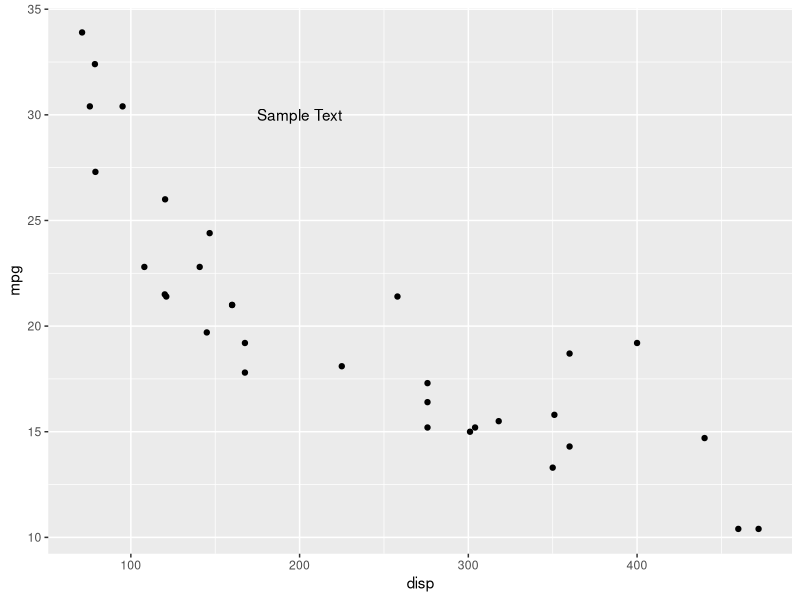
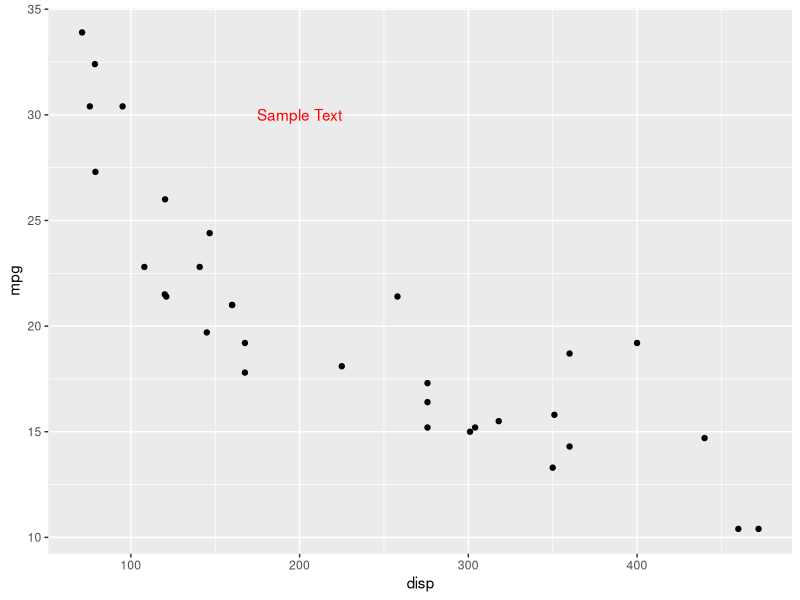
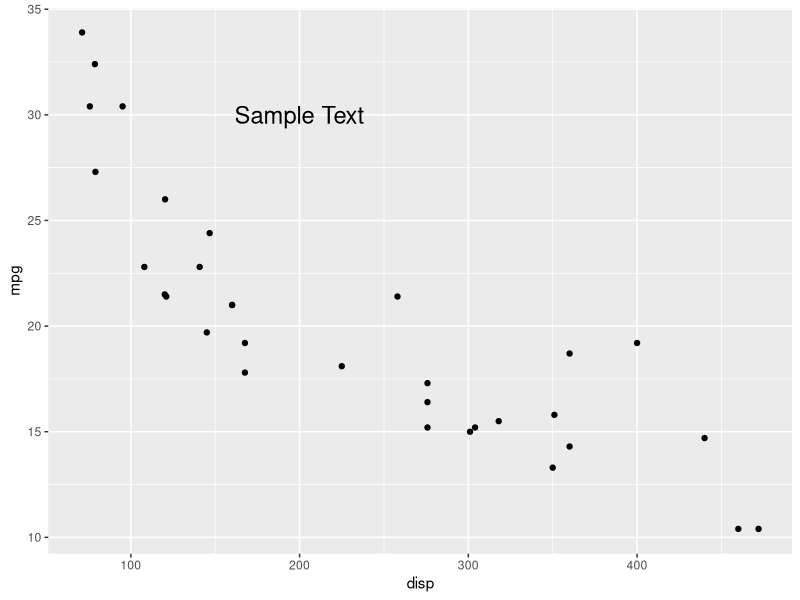
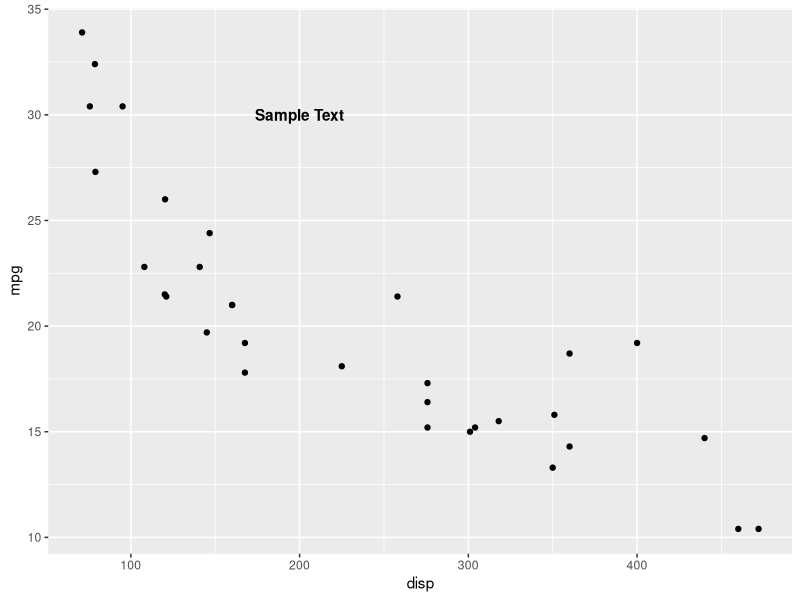
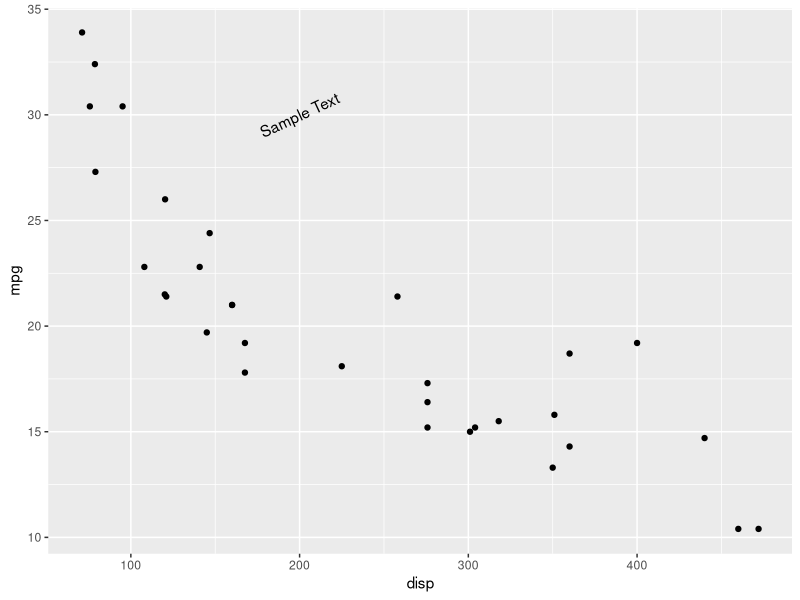
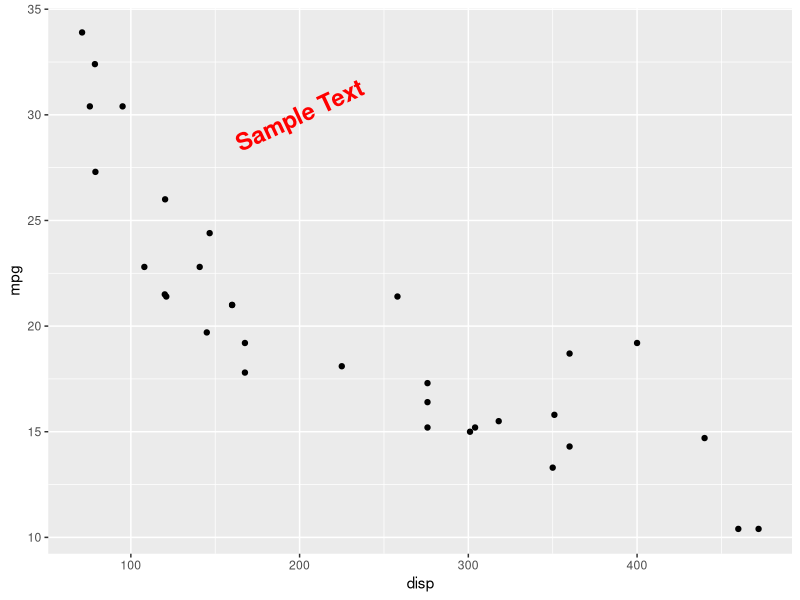

Recreate these plots in R, in order.
## ---- chunk 1
library(ggplot2)
library(readr)
## ---- chunk 2
ggplot(mtcars) +
  geom_point(aes(disp, mpg)) +
  annotate('text', x = 200, y = 30, label = 'Sample Text')
## ---- chunk 3
ggplot(mtcars) +
  geom_point(aes(disp, mpg)) +
  annotate('text', x = 200, y = 30, label = 'Sample Text', color = 'red')
## ---- chunk 4
ggplot(mtcars) +
  geom_point(aes(disp, mpg)) +
  annotate('text', x = 200, y = 30, label = 'Sample Text', size = 6)
## ---- chunk 5
ggplot(mtcars) +
  geom_point(aes(disp, mpg)) +
  annotate('text', x = 200, y = 30, label = 'Sample Text', fontface = 'bold')
## ---- chunk 6
ggplot(mtcars) +
  geom_point(aes(disp, mpg)) +
  annotate('text', x = 200, y = 30, label = 'Sample Text', angle = 25)
## ---- chunk 7
ggplot(mtcars) +
  geom_point(aes(disp, mpg)) +
  annotate('text', x = 200, y = 30, label = 'Sample Text',
           color = 'red', size = 6, fontface = 'bold', angle = 25)
